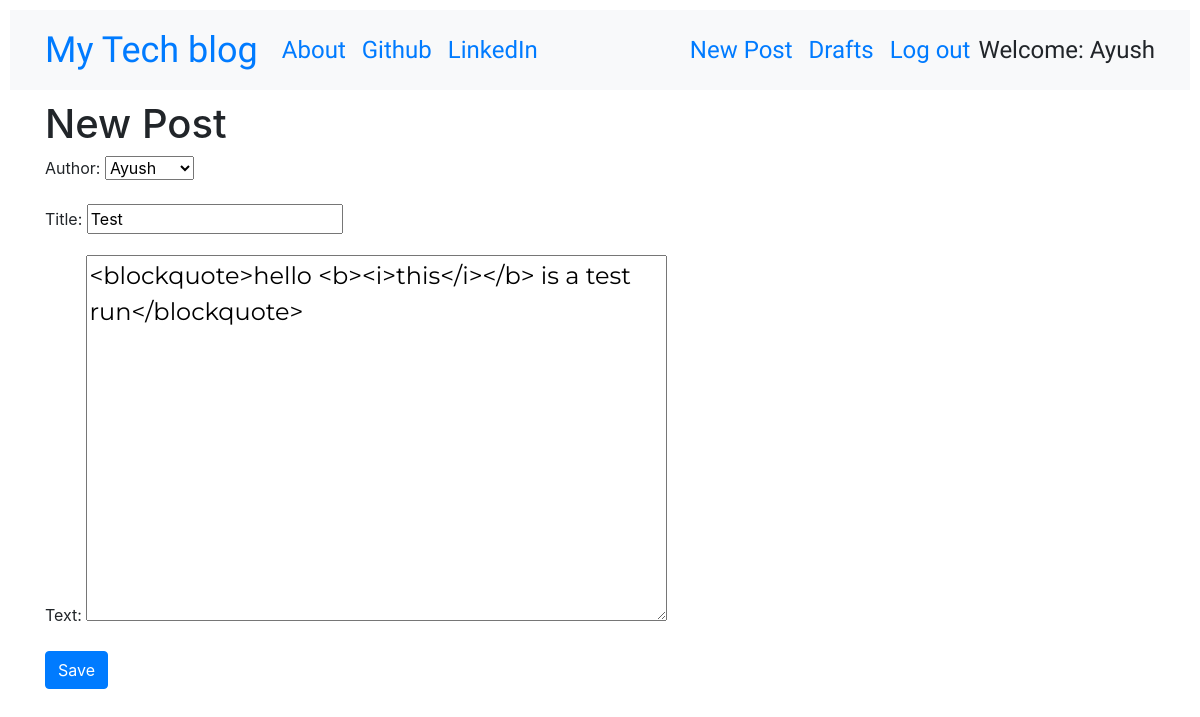
Screenshot of /post/1/edit/ (signed in) with the database file from the repository.
### blog/models.py (models this page shows, shortened)
class Post(models.Model):
    author = models.ForeignKey('auth.User', on_delete = models.CASCADE)
    title = models.CharField(max_length=200)
    text = models.TextField()
    create_date = models.DateTimeField(default = timezone.now)
    published_date = models.DateTimeField(blank = True, null = True)

### blog/views.py (the view)
# urls.py: url(r'^post/(?P<pk>\d+)/edit/$', views.PostUpdateView.as_view(), name='post_edit'),
class PostUpdateView(LoginRequiredMixin, UpdateView):
    login_url = '/login/'   # in case a person is not logged in, where should it go.
    redirect_field_name = 'blog/post_detail.html'
    form_class = PostForm
    model = Post

### blog/forms.py
class PostForm(forms.ModelForm):
    class Meta():
        model = Post
        fields = ('author', 'title', 'text')
        widgets = {
            'title': forms.TextInput(attrs = {'class': 'textinputclass'}),
            'text': forms.Textarea(attrs = {'class': 'editable medium-editor-textarea postcontent'})
        }

### blog/templates/blog/post_form.html (shortened to what this page needs)
{% extends 'blog/base.html' %}
{% block content %}
<h1>New Post</h1>
<form class="post-form" method="POST">
  {{ form.as_p }}
  <button type="submit" class="btn btn-primary save">Save</button>
</form>
{% endblock %}

### blog/templates/blog/base.html (shortened to what this page needs)
<!DOCTYPE html>
{% load static %}
<html lang="en" dir="ltr">
  <head>
    <link href="https://stackpath.bootstrapcdn.com/bootstrap/4.5.0/css/bootstrap.min.css" rel="stylesheet">
    <link rel="stylesheet" href="//cdn.jsdelivr.net/npm/medium-editor@latest/dist/css/medium-editor.min.css" type="text/css" media="screen" charset="utf-8">
    <link href="//netdna.bootstrapcdn.com/bootstrap/3.0.0/css/bootstrap-glyphicons.css" rel="stylesheet">
    <link rel="stylesheet" href="{% static 'css/blog.css' %}">
  </head>
  <body class="loader">
    <nav class="navbar navbar-expand-lg bg-light techfont">
      <div class="container">
        <div class="navbar-nav align-items-center">
          <a class="navbar-brand bigbrand" href="{% url 'post_list' %}">My Tech blog</a>
          <a class="nav-item nav-link" href="{% url 'about' %}">About</a>
          <a class="nav-item nav-link" href="https://www.github.com">Github</a>
          <a class="nav-item nav-link" href="https://www.linkedin.com">LinkedIn</a>
        </div>
        <div class="navbar-nav align-items-center ml-auto">
          {% if user.is_authenticated %}
            <a class="nav-item nav-link" href="{% url 'post_new' %}">New Post</a>
            <a class="nav-item nav-link" href="{% url 'post_draft_list' %}">Drafts</a>
            <a class="nav-item nav-link" href="{% url 'logout' %}">Log out</a>
            <a >Welcome: {{ user.username }}</a>
          {% else %}
            <a class="nav-item nav-link" href="{% url 'login' %}" aria-label="Login">
              <span class="glyphicon glyphicon-user"></span></a>
          {% endif %}
        </div>
      </div>
    </nav>
    <div class="content container">
      <div class="row">
        <div class="col-md-8">
          <div class="blog_posts">
            {% block content %}
            {% endblock %}
          </div>
        </div>
      </div>
    </div>
  </body>
</html>

### blog/static/css/blog.css (style rules this page uses)
.techfont { font-family: 'Russo One', sans-serif; font-size: 1.5em; margin: 10px; }
.bigbrand { font-size: 1.5em; }
.postcontent { font-family: 'Montserrat'; font-size: 1.5em; }
.loader { filter:hue-rotate(0deg); color:linear-gradient(45deg,#0f8,#08f); animation:hue 10000ms infinite linear; }

### rows the page displays
Post: author "Ayush", title "Test", text "<blockquote>hello <b><i>this</i></b> is a test run</blockquote>"

### other values shown
{{ user.username }} "Ayush"
